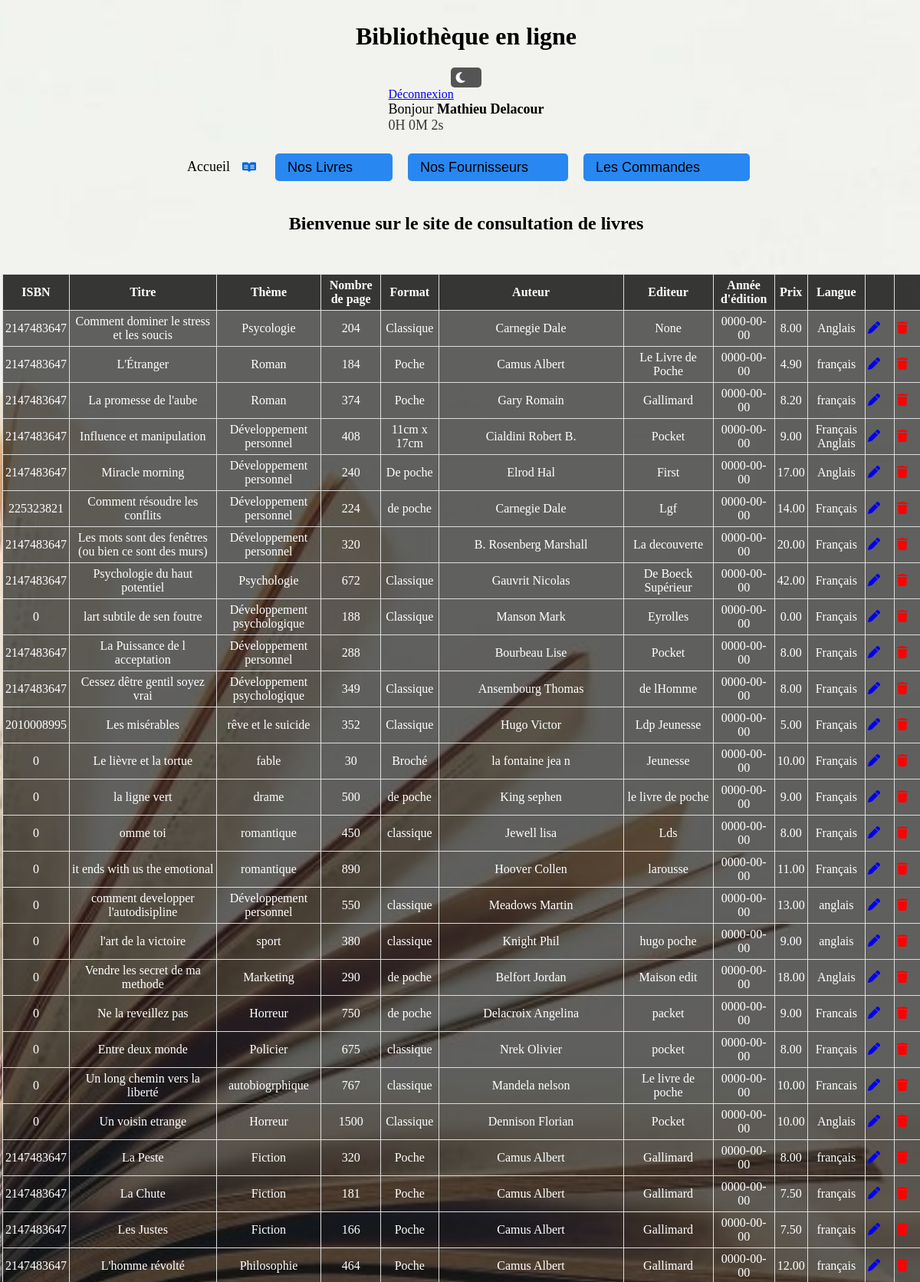
The page /2_admin/Index.php?controller=livre&action=all_livres (signed in, upper part) on the database its author committed.
### tables this page shows
CREATE TABLE `livre` (
  `id` int(11) NOT NULL,
  `isbn` int(15) NOT NULL,
  `titre` varchar(80) NOT NULL,
  `theme` varchar(80) NOT NULL,
  `nombreDePage` int(150) NOT NULL,
  `format` varchar(80) NOT NULL,
  `nomAuteur` varchar(80) NOT NULL,
  `prenomAuteur` varchar(80) NOT NULL,
  `editeur` varchar(80) NOT NULL,
  `anneeEdition` date NOT NULL,
  `prix` decimal(6,2) NOT NULL,
  `langue` varchar(80) NOT NULL
);

### 2_admin/Controllers/Controller_livre.php (called while the page is built, shortened)
<?php
class Controller_livre extends Controller
{
    public function action_all_livres()
    {
        $m = Model::get_model();
        $data = ["livres" => $m->get_all_livres()];
        $this->render("all_livres", $data);
    }
}

### 2_admin/Models/Model.php (called while the page is built, shortened)
<?php
class Model
{
    private $bd;
    private static $instance = null;
    private function __construct()
    {
        $dsn = "mysql:host=localhost;dbname=bibliotheque";
        $login = "root";
        $mdp = "";
        $this->bd = new PDO($dsn, $login, $mdp);
        $this->bd->query("SET NAMES 'utf8'");
        $this->bd->setAttribute(PDO::ATTR_ERRMODE, PDO::ERRMODE_EXCEPTION);
    }
    public static function get_model()
    {
        if (is_null(self::$instance)) {
            self::$instance = new Model();
        }
        return self::$instance;
    }
    public function get_all_livres()
    {
        $r = $this->bd->prepare("SELECT * FROM livre");
        $r->execute();
        return $r->fetchAll(PDO::FETCH_OBJ);
    }
}

### 2_admin/Views/view_all_livres.php (the view, shortened to what this page needs)
<table class='table'>
	<thead>
		<tr>
			<th>ISBN</th>
			<th>Titre</th>
			<th>Thème</th>
			<th>Nombre de page</th>
			<th>Format</th>
			<th>Auteur</th>
			<th>Editeur</th>
			<th>Année d'édition</th>
			<th>Prix</th>
			<th>Langue</th>
			<th></th>
			<th></th>
		</tr>
	</thead>
	<tbody>
		<?php foreach ($livres as $l) : ?>
			<tr>
				<td class="td"> <?= $l->isbn ?> </td>
				<td class="td"> <?= $l->titre ?> </td>
				<td class="td"> <?= $l->theme ?> </td>
				<td class="td"> <?= $l->nombreDePage ?> </td>
				<td class="td"> <?= $l->format ?> </td>
				<td class="td"> <?= $l->nomAuteur ?> <?= $l->prenomAuteur ?></td>
				<td class="td"> <?= $l->editeur ?> </td>
				<td class="td"> <?= $l->anneeEdition ?> </td>
				<td class="td"> <?= $l->prix ?> </td>
				<td class="td"> <?= $l->langue ?> </td>
				<td><a href="?controller=livre&action=update_livre&id=<?= $l->id ?>"><i class="fa-solid fa-pen"></i></a></td>
				<td class='trash'><a href='?controller=livre&action=delete_livre&id=<?= $l->id ?>' style='color: red;' onclick="return confirm('Êtes-vous sûr de vouloir supprimer ce livre ?')"><i class='fa fa-trash'></i></a></td>
			</tr>
		<?php endforeach; ?>
	</tbody>
</table>

### 2_admin/Content/style.css (style rules this page uses)
html { position: relative; min-height: 100%; }
body { width: 100%; background: url(img/9.jpg) no-repeat center center fixed; background-size: cover; display: flex; flex-direction: column; align-items: center; height: 100vh; overflow-x: hidden; }
i { margin-right: 15px; }
table { border-collapse: collapse; width: 100%; margin-top: 32px; margin-right: 10px; }
th, td { padding: 5px 3px 5px 3px; text-align: center; border: 1px solid #ddd; }
th { background-color: #000000c6; font-weight: bold; color: white; }
td { background-color: rgba(0, 0, 0, 0.605); color: white; }
table { animation: slidein 1s ease-in-out; }

### rows shown on the page
livre: isbn "2147483647", titre "Comment dominer le stress et les soucis", theme "Psycologie", nombreDePage "204", format "Classique", nomAuteur "Carnegie", prenomAuteur "Dale", editeur "None", anneeEdition "0000-00-00", prix "8.00", langue "Anglais"
livre: isbn "2147483647", titre "L'Étranger", theme "Roman", nombreDePage "184", format "Poche", nomAuteur "Camus", prenomAuteur "Albert", editeur "Le Livre de Poche", anneeEdition "0000-00-00", prix "4.90", langue "français"
livre: isbn "2147483647", titre "La promesse de l'aube", theme "Roman", nombreDePage "374", format "Poche", nomAuteur "Gary", prenomAuteur "Romain", editeur "Gallimard", anneeEdition "0000-00-00", prix "8.20", langue "français"
livre: isbn "2147483647", titre "Influence et manipulation", theme "Développement personnel", nombreDePage "408", format "11cm x 17cm", nomAuteur "Cialdini", prenomAuteur "Robert B.", editeur "Pocket", anneeEdition "0000-00-00", prix "9.00", langue "Français Anglais"
livre: isbn "2147483647", titre "Miracle morning", theme "Développement personnel", nombreDePage "240", format "De poche", nomAuteur "Elrod", prenomAuteur "Hal", editeur "First", anneeEdition "0000-00-00", prix "17.00", langue "Anglais"
livre: isbn "225323821", titre "Comment résoudre les conflits", theme "Développement personnel", nombreDePage "224", format "de poche", nomAuteur "Carnegie", prenomAuteur "Dale", editeur "Lgf", anneeEdition "0000-00-00", prix "14.00", langue "Français"
livre: isbn "2147483647", titre "Les mots sont des fenêtres (ou bien ce sont des murs)", theme "Développement personnel", nombreDePage "320", nomAuteur "B. Rosenberg", prenomAuteur "Marshall", editeur "La decouverte", anneeEdition "0000-00-00", prix "20.00", langue "Français"
livre: isbn "2147483647", titre "Psychologie du haut potentiel", theme "Psychologie", nombreDePage "672", format "Classique", nomAuteur "Gauvrit", prenomAuteur "Nicolas", editeur "De Boeck Supérieur", anneeEdition "0000-00-00", prix "42.00", langue "Français"
livre: isbn "0", titre "lart subtile de sen foutre", theme "Développement psychologique", nombreDePage "188", format "Classique", nomAuteur "Manson", prenomAuteur "Mark", editeur "Eyrolles", anneeEdition "0000-00-00", prix "0.00", langue "Français"
livre: isbn "2147483647", titre "La Puissance de l acceptation", theme "Développement personnel", nombreDePage "288", nomAuteur "Bourbeau", prenomAuteur "Lise", editeur "Pocket", anneeEdition "0000-00-00", prix "8.00", langue "Français"
livre: isbn "2147483647", titre "Cessez dêtre gentil soyez vrai", theme "Développement psychologique", nombreDePage "349", format "Classique", nomAuteur "Ansembourg", prenomAuteur "Thomas", editeur "de lHomme", anneeEdition "0000-00-00", prix "8.00", langue "Français"
livre: isbn "2010008995", titre "Les misérables", theme "rêve et le suicide", nombreDePage "352", format "Classique", nomAuteur "Hugo", prenomAuteur "Victor", editeur "Ldp Jeunesse", anneeEdition "0000-00-00", prix "5.00", langue "Français"
livre: isbn "0", titre "Le lièvre et la tortue", theme "fable", nombreDePage "30", format "Broché", nomAuteur "la fontaine", prenomAuteur "jea n", editeur "Jeunesse", anneeEdition "0000-00-00", prix "10.00", langue "Français"
livre: isbn "0", titre "la ligne vert", theme "drame", nombreDePage "500", format "de poche", nomAuteur "King", prenomAuteur "sephen", editeur "le livre de poche", anneeEdition "0000-00-00", prix "9.00", langue "Français"
livre: isbn "0", titre "omme toi", theme "romantique", nombreDePage "450", format "classique", nomAuteur "Jewell", prenomAuteur "lisa", editeur "Lds", anneeEdition "0000-00-00", prix "8.00", langue "Français"
livre: isbn "0", titre "it ends with us the emotional", theme "romantique", nombreDePage "890", nomAuteur "Hoover", prenomAuteur "Collen", editeur "larousse", anneeEdition "0000-00-00", prix "11.00", langue "Français"
livre: isbn "0", titre "comment developper l'autodisipline", theme "Développement personnel", nombreDePage "550", format "classique", nomAuteur "Meadows", prenomAuteur "Martin", anneeEdition "0000-00-00", prix "13.00", langue "anglais"
livre: isbn "0", titre "l'art de la victoire", theme "sport", nombreDePage "380", format "classique", nomAuteur "Knight", prenomAuteur "Phil", editeur "hugo poche", anneeEdition "0000-00-00", prix "9.00", langue "anglais"
livre: isbn "0", titre "Vendre les secret de ma methode", theme "Marketing", nombreDePage "290", format "de poche", nomAuteur "Belfort", prenomAuteur "Jordan", editeur "Maison edit", anneeEdition "0000-00-00", prix "18.00", langue "Anglais"
livre: isbn "0", titre "Ne la reveillez pas", theme "Horreur", nombreDePage "750", format "de poche", nomAuteur "Delacroix", prenomAuteur "Angelina", editeur "packet", anneeEdition "0000-00-00", prix "9.00", langue "Francais"
livre: isbn "0", titre "Entre deux monde", theme "Policier", nombreDePage "675", format "classique", nomAuteur "Nrek", prenomAuteur "Olivier", editeur "pocket", anneeEdition "0000-00-00", prix "8.00", langue "Français"
livre: isbn "0", titre "Un long chemin vers la liberté", theme "autobiogrphique", nombreDePage "767", format "classique", nomAuteur "Mandela", prenomAuteur "nelson", editeur "Le livre de poche", anneeEdition "0000-00-00", prix "10.00", langue "Francais"
livre: isbn "0", titre "Un voisin etrange", theme "Horreur", nombreDePage "1500", format "Classique", nomAuteur "Dennison", prenomAuteur "Florian", editeur "Pocket", anneeEdition "0000-00-00", prix "10.00", langue "Anglais"
livre: isbn "2147483647", titre "La Peste", theme "Fiction", nombreDePage "320", format "Poche", nomAuteur "Camus", prenomAuteur "Albert", editeur "Gallimard", anneeEdition "0000-00-00", prix "8.00", langue "français"
livre: isbn "2147483647", titre "La Chute", theme "Fiction", nombreDePage "181", format "Poche", nomAuteur "Camus", prenomAuteur "Albert", editeur "Gallimard", anneeEdition "0000-00-00", prix "7.50", langue "français"
livre: isbn "2147483647", titre "Les Justes", theme "Fiction", nombreDePage "166", format "Poche", nomAuteur "Camus", prenomAuteur "Albert", editeur "Gallimard", anneeEdition "0000-00-00", prix "7.50", langue "français"
livre: isbn "2147483647", titre "L'homme révolté", theme "Philosophie", nombreDePage "464", format "Poche", nomAuteur "Camus", prenomAuteur "Albert", editeur "Gallimard", anneeEdition "0000-00-00", prix "12.00", langue "français"

### other values the page prints
$_SESSION['prenom'] "Mathieu"
$_SESSION['nom'] "Delacour"
